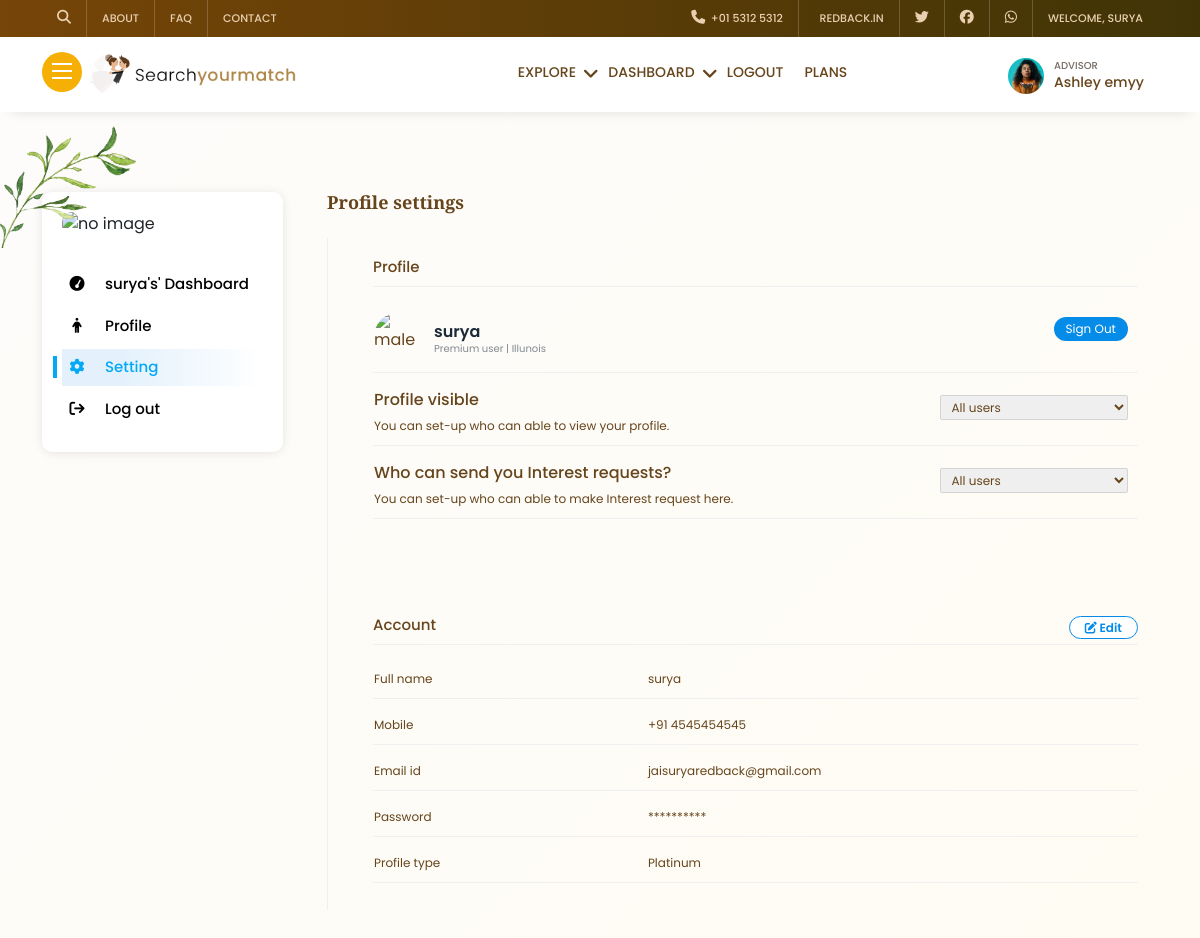
The app's page /dashboard-setting/ (signed in, upper part), older data.
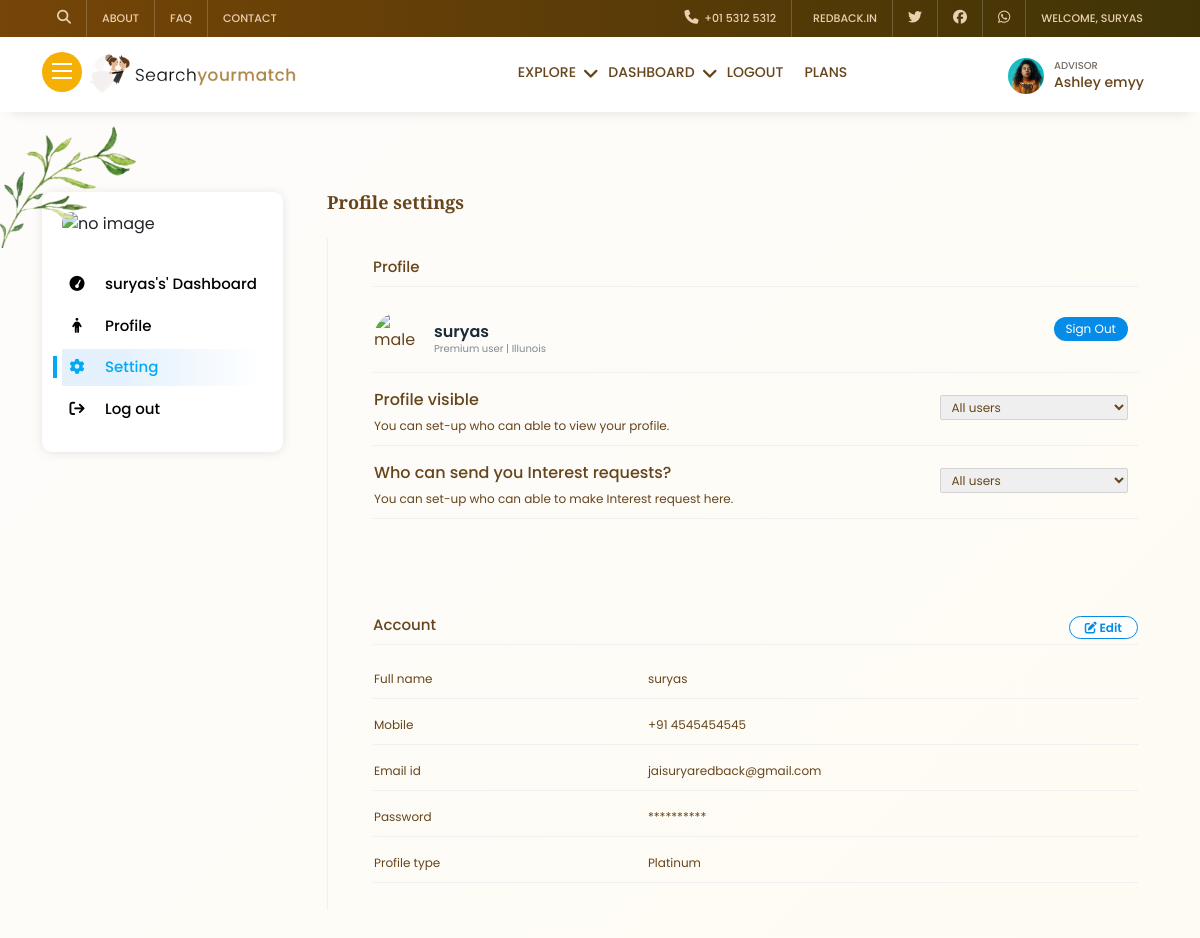
The same page, newer data.
### app/models.py (models this page shows, shortened)
class User(AbstractBaseUser,PermissionsMixin):
    email = models.EmailField(max_length=255, unique=True)
    name = models.CharField(max_length=255)
    phone = models.CharField(max_length=15)
    aadhaar = models.CharField(
        max_length=12,
        validators=[
            RegexValidator(
                regex=r'^\d{12}$',
                message='Aadhaar number must be exactly 12 digits',
                code='invalid_aadhaar'
            ),
        ],
        help_text="Enter your 12-digit Aadhaar number"
    )
    is_active = models.BooleanField(default=True)
    is_admin = models.BooleanField(default=False)
    is_superuser=models.BooleanField(default=False)
    objects = UserManager()
    USERNAME_FIELD = 'email'
    REQUIRED_FIELDS = ['name', 'phone']

### app/views/dashboardview.py (the view)
# urls.py: path('dashboard-setting/', dashboardview.dashboardsetting, name='dashboardsetting'),
def dashboardsetting(request):
    user = request.user.id
    print(user)
    try:
        biodata = Biodata.objects.get(user_id=user)
        print(biodata.age)
        context={'biodata':biodata,
                'user':user,
                'phone':request.user.phone,
                'email':request.user.email,
                'name':request.user.name
                }
        return render(request,'pages/dashboard_setting.html',context)
    except Exception as e:
        messages.warning(request,'Please add your biodata first')
        return redirect('biodata')

### templates/pages/dashboard_setting.html (shortened to what the changed rows need)
{% extends 'base/base.html' %}
{% load static %}
{% block content %}
    <section>
        <div class="db">
            <div class="container">
                <div class="row">
                    <div class="col-md-4 col-lg-3">
                        <div class="db-nav">
                            <div class="db-nav-list">
                                <ul>
                                    <li><a href="{% url 'dashboard' %}" ><i class="fa fa-tachometer" aria-hidden="true"></i>{{name}}'s' Dashboard</a></li>
                                </ul>
                            </div>
                        </div>
                    </div>
                    <div class="col-md-8 col-lg-9">
                        <div class="row">
                            <div class="col-md-12 db-sec-com">
                                <h2 class="db-tit">Profile settings</h2>
                                <div class="col7 fol-set-rhs">
                                    <div class="ms-write-post fol-sett-sec sett-rhs-pro" style="">
                                        <div class="fol-sett-box">
                                            <ul>
                                                <li>
                                                    <div class="sett-lef">
                                                        <div class="auth-pro-sm sett-pro-wid">
                                                            <div class="auth-pro-sm-desc">
                                                                <h5>{{request.user.name}}</h5>
                                                                <p>Premium user | Illunois</p>
                                                            </div>
                                                        </div>
                                                    </div>
                                                </li>
                                            </ul>
                                        </div>
                                    </div>
                                    <div class="ms-write-post fol-sett-sec sett-rhs-acc" style="">
                                        <div class="fol-sett-box sett-acc-view sett-two-tab">
                                            <ul>
                                                <li>
                                                    <div>Full name</div>
                                                    <div>{{request.user.name}}</div>
                                                </li>
                                                <li>
                                                    <div>Mobile</div>
                                                    <div>+91 {{request.user.phone}}</div>
                                                </li>
                                                <li>
                                                    <div>Email id</div>
                                                    <div>{{request.user.email}}</div>
                                                </li>
                                            </ul>
                                        </div>
                                    </div>
                                </div>
                            </div>
                        </div>
                    </div>
                </div>
            </div>
        </div>
    </section>
    {% endblock content %}

### templates/inc/home/headersection.html (shortened to what this page needs)
    {% load static %}
    <div class="head-top">
        <div class="container">
            <div class="row">
                <div class="lhs">
                    <ul>
                        <li><a href="#!" class="ser-open"><i class="fa fa-search" aria-hidden="true"></i></a></li>
                        <li><a href="{% url 'about' %}">About</a></li>
                        <li><a href="{% url 'faq' %}">FAQ</a></li>
                        <li><a href="{% url 'contact' %}">Contact</a></li>
                    </ul>
                </div>
                <div class="rhs">
                    <ul>
                        <li><a href="tel:+9704462944"><i class="fa fa-phone" aria-hidden="true"></i> &nbsp;+01 5312
                                5312</a></li>
                        <li><a href="mailto:info@example.com">&nbsp; redback.in</a></li>
                        <li><a href="#!"><i class="fa-brands fa-twitter"></i></a></li>
                        <li><a href="#!"><i class="fa-brands fa-facebook"></i></a></li>
                        <li><a href="#!"><i class="fa-brands fa-whatsapp"></i></a></li>
                        {% if request.user.is_authenticated %}
                        <li><a href="#!">welcome, {{ request.user.name }}</a></li>
                        {% endif %}
                    </ul>
                </div>
            </div>
        </div>
    </div>
    <div class="hom-top">
        <div class="container">
            <div class="row">
                <div class="hom-nav">
                    <div class="logo">
                        <span class="menu desk-menu">
                            <i></i><i></i><i></i>
                        </span>
                        <a href="{% url 'home' %}" class="logo-brand">
                            <img src="{% static 'images/searchyourmatch.png' %}" alt="" loading="lazy" class="ic-logo">
                        </a>
                    </div>
                    <div class="bl">
                        <ul>
                            <li class="smenu-pare">
                                <span class="smenu">Explore</span>
                            </li>
                            {% if request.user.is_authenticated %}
                            <li class="smenu-pare">
                                <span class="smenu">Dashboard</span>
                            </li>
                            <li><a href="{% url 'logout' %}">Logout</a></li>
                            {% else %}
                            <li><a href="{% url 'register' %}">Register</a></li>
                            <li><a href="{% url 'login' %}">login</a></li>
                            {% endif %}
                            <li><a href="{% url 'plan' %}">Plans</a></li>
                        </ul>
                    </div>
                    <div class="al">
                        <div class="head-pro">
                            <img src="{% static 'images/og/emp1.jpg' %}" alt="" loading="lazy">
                            <b>Advisor</b><br>
                            <h4>Ashley emyy</h4>
                            <span class="fclick"></span>
                        </div>
                    </div>
                </div>
            </div>
        </div>
    </div>

Row changes from the older to the newer data that the page shows:
changed User "jaisuryaredback@gmail.com": user.name "SURYA" → "SURYAS"; name "surya" → "suryas"; user.name "surya" → "suryas"
